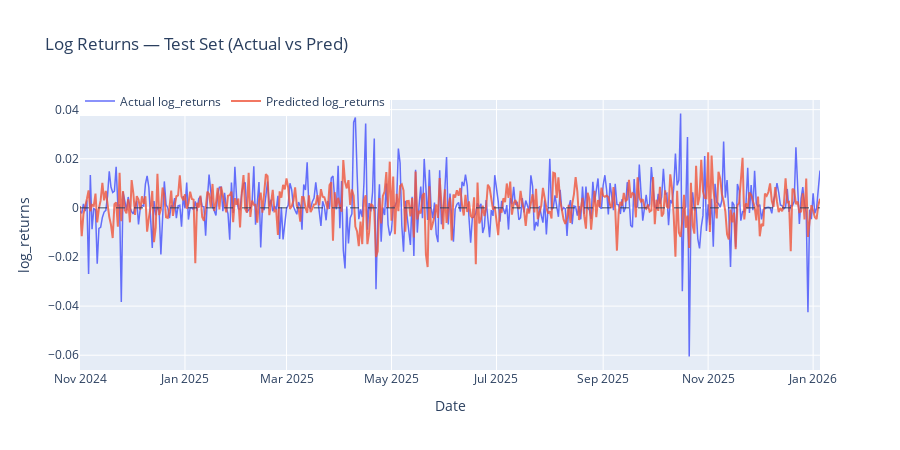

Notebook code cell kept with this figure:
### Code cell
import plotly.graph_objects as go

# ===== predict =====
y_pred_norm, y_true_norm = predict(test_loader)

# inverse transform
y_pred = y_pred_norm * y_std + y_mu
y_true = y_true_norm * y_std + y_mu


# ===== map dates =====
all_target_idx = np.arange(lookback, len(df))
test_target_idx = all_target_idx[split:]
dates_test = df["date"].iloc[test_target_idx].reset_index(drop=True)


# =========================
# 📈 Plotly
# =========================
fig = go.Figure()

# actual
fig.add_trace(go.Scatter(
    x=dates_test,
    y=y_true,
    mode="lines",
    name="Actual log_returns",
    line=dict(width=1.5)
))

# predicted
fig.add_trace(go.Scatter(
    x=dates_test,
    y=y_pred,
    mode="lines",
    name="Predicted log_returns",
    opacity=0.8
))

# zero line
fig.add_hline(y=0, line_width=1, line_dash="dash")


# ===== layout tuning =====
fig.update_layout(
    title="Log Returns — Test Set (Actual vs Pred)",
    xaxis_title="Date",
    yaxis_title="log_returns",
    hovermode="x unified",
    height=450,
    legend=dict(orientation="h", y=1.05)
)

fig.show()

### Figure 1 — Plotly figure (JSON) as saved in the notebook; plotly's stock layout.template omitted (floating-point values rounded to 4 significant figures; data arrays with more than 128 entries replaced by an {"elided": "..."} marker saying what was removed)
{"data": [{"line": {"width": 1.5}, "mode": "lines", "name": "Actual log_returns", "type": "scatter", "x": {"elided": "431 str values"}, "y": {"elided": "431 float values"}}, {"mode": "lines", "name": "Predicted log_returns", "opacity": 0.8, "type": "scatter", "x": {"elided": "431 str values"}, "y": {"elided": "431 float values"}}], "layout": {"height": 450, "hovermode": "x unified", "legend": {"orientation": "h", "y": 1.05}, "shapes": [{"line": {"dash": "dash", "width": 1}, "type": "line", "x0": 0, "x1": 1, "xref": "x domain", "y0": 0, "y1": 0, "yref": "y"}], "title": {"text": "Log Returns — Test Set (Actual vs Pred)"}, "xaxis": {"title": {"text": "Date"}}, "yaxis": {"title": {"text": "log_returns"}}}}
